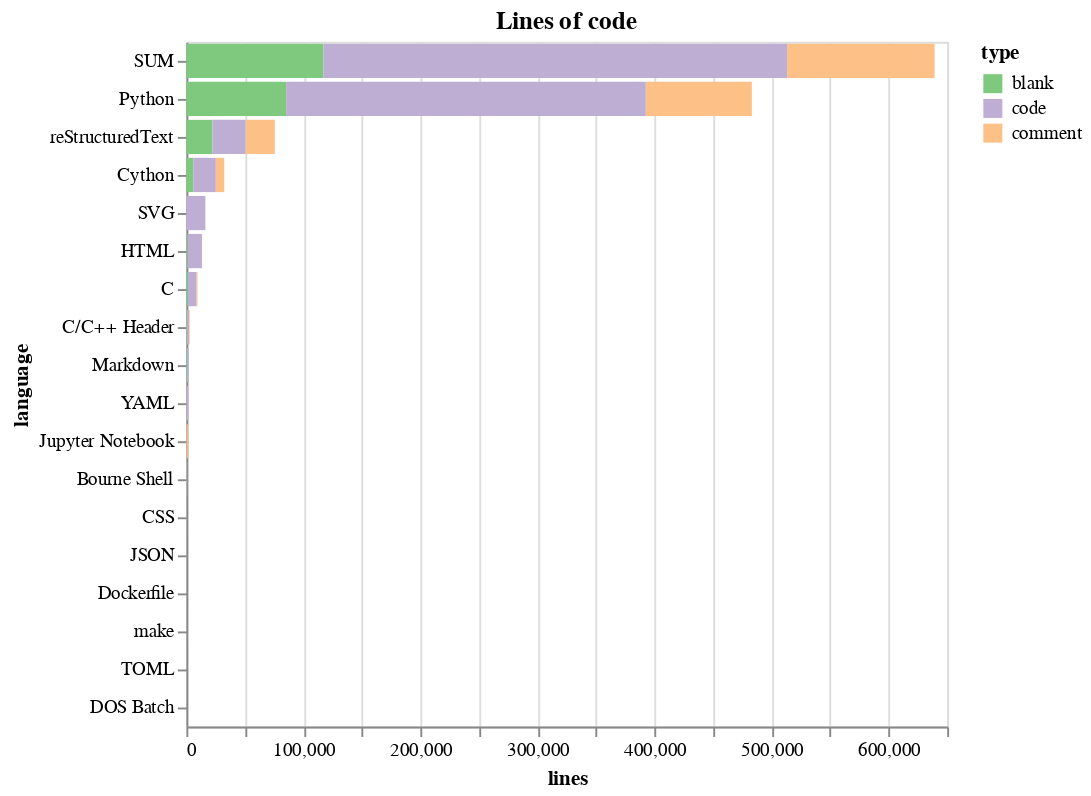

Notebook code cell kept with this figure:
### Code cell
loc_sum = loc.groupby('language').sum().reset_index().melt(id_vars=['language']).rename(columns={'variable': 'type', 'value': 'lines'})
alt.Chart(loc_sum).mark_bar().encode(
    x=alt.X('lines:Q'),
    y=alt.Y('language:N', sort=alt.EncodingSortField(field='lines', op='sum', order='descending')),
    color=alt.Color('type:N', scale=alt.Scale(scheme='accent')), 
    tooltip=['lines:Q', 'type:O'],
).properties(title='Lines of code')

### Figure 1 — Vega-Lite specification as saved in the notebook (floating-point values rounded to 4 significant figures)
{"config": {"view": {"continuousWidth": 400, "continuousHeight": 300}}, "data": {"name": "data-6c966cbf136baf2e6545e8d71206aa26"}, "mark": "bar", "encoding": {"color": {"type": "nominal", "field": "type", "scale": {"scheme": "accent"}}, "tooltip": [{"type": "quantitative", "field": "lines"}, {"type": "ordinal", "field": "type"}], "x": {"type": "quantitative", "field": "lines"}, "y": {"type": "nominal", "field": "language", "sort": {"field": "lines", "op": "sum", "order": "descending"}}}, "title": "Lines of code", "$schema": "https://vega.github.io/schema/vega-lite/v4.8.1.json", "datasets": {"data-6c966cbf136baf2e6545e8d71206aa26": [{"language": "Bourne Shell", "type": "blank", "lines": 140}, {"language": "C", "type": "blank", "lines": 1294}, {"language": "C/C++ Header", "type": "blank", "lines": 532}, {"language": "CSS", "type": "blank", "lines": 47}, {"language": "Cython", "type": "blank", "lines": 5921}, {"language": "DOS Batch", "type": "blank", "lines": 0}, {"language": "Dockerfile", "type": "blank", "lines": 7}, {"language": "HTML", "type": "blank", "lines": 920}, {"language": "JSON", "type": "blank", "lines": 16}, {"language": "Jupyter Notebook", "type": "blank", "lines": 0}, {"language": "Markdown", "type": "blank", "lines": 546}, {"language": "Python", "type": "blank", "lines": 85181}, {"language": "SUM", "type": "blank", "lines": 117079}, {"language": "SVG", "type": "blank", "lines": 29}, {"language": "TOML", "type": "blank", "lines": 1}, {"language": "YAML", "type": "blank", "lines": 176}, {"language": "make", "type": "blank", "lines": 10}, {"language": "reStructuredText", "type": "blank", "lines": 22259}, {"language": "Bourne Shell", "type": "comment", "lines": 100}, {"language": "C", "type": "comment", "lines": 993}, {"language": "C/C++ Header", "type": "comment", "lines": 675}, {"language": "CSS", "type": "comment", "lines": 11}, {"language": "Cython", "type": "comment", "lines": 7206}, {"language": "DOS Batch", "type": "comment", "lines": 0}, {"language": "Dockerfile", "type": "comment", "lines": 16}, {"language": "HTML", "type": "comment", "lines": 51}, {"language": "JSON", "type": "comment", "lines": 0}, {"language": "Jupyter Notebook", "type": "comment", "lines": 1065}, {"language": "Markdown", "type": "comment", "lines": 0}, {"language": "Python", "type": "comment", "lines": 90630}, {"language": "SUM", "type": "comment", "lines": 125903}, {"language": "SVG", "type": "comment", "lines": 35}, {"language": "TOML", "type": "comment", "lines": 2}, {"language": "YAML", "type": "comment", "lines": 74}, {"language": "make", "type": "comment", "lines": 0}, {"language": "reStructuredText", "type": "comment", "lines": 25045}, {"language": "Bourne Shell", "type": "code", "lines": 445}, {"language": "C", "type": "code", "lines": 7192}, {"language": "C/C++ Header", "type": "code", "lines": 1603}, {"language": "CSS", "type": "code", "lines": 298}, {"language": "Cython", "type": "code", "lines": 19211}, {"language": "DOS Batch", "type": "code", "lines": 5}, {"language": "Dockerfile", "type": "code", "lines": 25}, {"language": "HTML", "type": "code", "lines": 12376}, {"language": "JSON", "type": "code", "lines": 150}, {"language": "Jupyter Notebook", "type": "code", "lines": 205}, {"language": "Markdown", "type": "code", "lines": 1456}, {"language": "Python", "type": "code", "lines": 307276}, {"language": "SUM", "type": "code", "lines": 396242}, {"language": "SVG", "type": "code", "lines": 16159}, {"language": "TOML", "type": "code", "lines": 30}, {"language": "YAML", "type": "code", "lines": 1535}, {"language": "make", "type": "code", "lines": 30}, {"language": "reStructuredText", "type": "code", "lines": 28246}]}}
